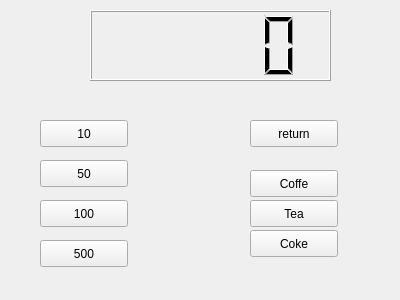
<?xml version="1.0" encoding="UTF-8"?>
<ui version="4.0">
 <class>Widget</class>
 <widget class="QWidget" name="Widget">
  <property name="geometry">
   <rect>
    <x>0</x>
    <y>0</y>
    <width>400</width>
    <height>300</height>
   </rect>
  </property>
  <property name="windowTitle">
   <string>Widget</string>
  </property>
  <widget class="QPushButton" name="pb10">
   <property name="geometry">
    <rect>
     <x>40</x>
     <y>120</y>
     <width>88</width>
     <height>27</height>
    </rect>
   </property>
   <property name="text">
    <string>10</string>
   </property>
  </widget>
  <widget class="QPushButton" name="pb50">
   <property name="geometry">
    <rect>
     <x>40</x>
     <y>160</y>
     <width>88</width>
     <height>27</height>
    </rect>
   </property>
   <property name="text">
    <string>50</string>
   </property>
  </widget>
  <widget class="QPushButton" name="pb100">
   <property name="geometry">
    <rect>
     <x>40</x>
     <y>200</y>
     <width>88</width>
     <height>27</height>
    </rect>
   </property>
   <property name="text">
    <string>100</string>
   </property>
  </widget>
  <widget class="QPushButton" name="pb500">
   <property name="geometry">
    <rect>
     <x>40</x>
     <y>240</y>
     <width>88</width>
     <height>27</height>
    </rect>
   </property>
   <property name="text">
    <string>500</string>
   </property>
  </widget>
  <widget class="QPushButton" name="pbCoffe">
   <property name="geometry">
    <rect>
     <x>250</x>
     <y>170</y>
     <width>88</width>
     <height>27</height>
    </rect>
   </property>
   <property name="text">
    <string>Coffe</string>
   </property>
  </widget>
  <widget class="QPushButton" name="pbTea">
   <property name="geometry">
    <rect>
     <x>250</x>
     <y>200</y>
     <width>88</width>
     <height>27</height>
    </rect>
   </property>
   <property name="text">
    <string>Tea</string>
   </property>
  </widget>
  <widget class="QPushButton" name="pbCoke">
   <property name="geometry">
    <rect>
     <x>250</x>
     <y>230</y>
     <width>88</width>
     <height>27</height>
    </rect>
   </property>
   <property name="text">
    <string>Coke</string>
   </property>
  </widget>
  <widget class="QLCDNumber" name="lcdNumber">
   <property name="geometry">
    <rect>
     <x>90</x>
     <y>10</y>
     <width>241</width>
     <height>71</height>
    </rect>
   </property>
  </widget>
  <widget class="QPushButton" name="pbReturn">
   <property name="geometry">
    <rect>
     <x>250</x>
     <y>120</y>
     <width>88</width>
     <height>27</height>
    </rect>
   </property>
   <property name="text">
    <string>return</string>
   </property>
  </widget>
 </widget>
 <layoutdefault spacing="6" margin="11"/>
 <resources/>
 <connections/>
</ui>
